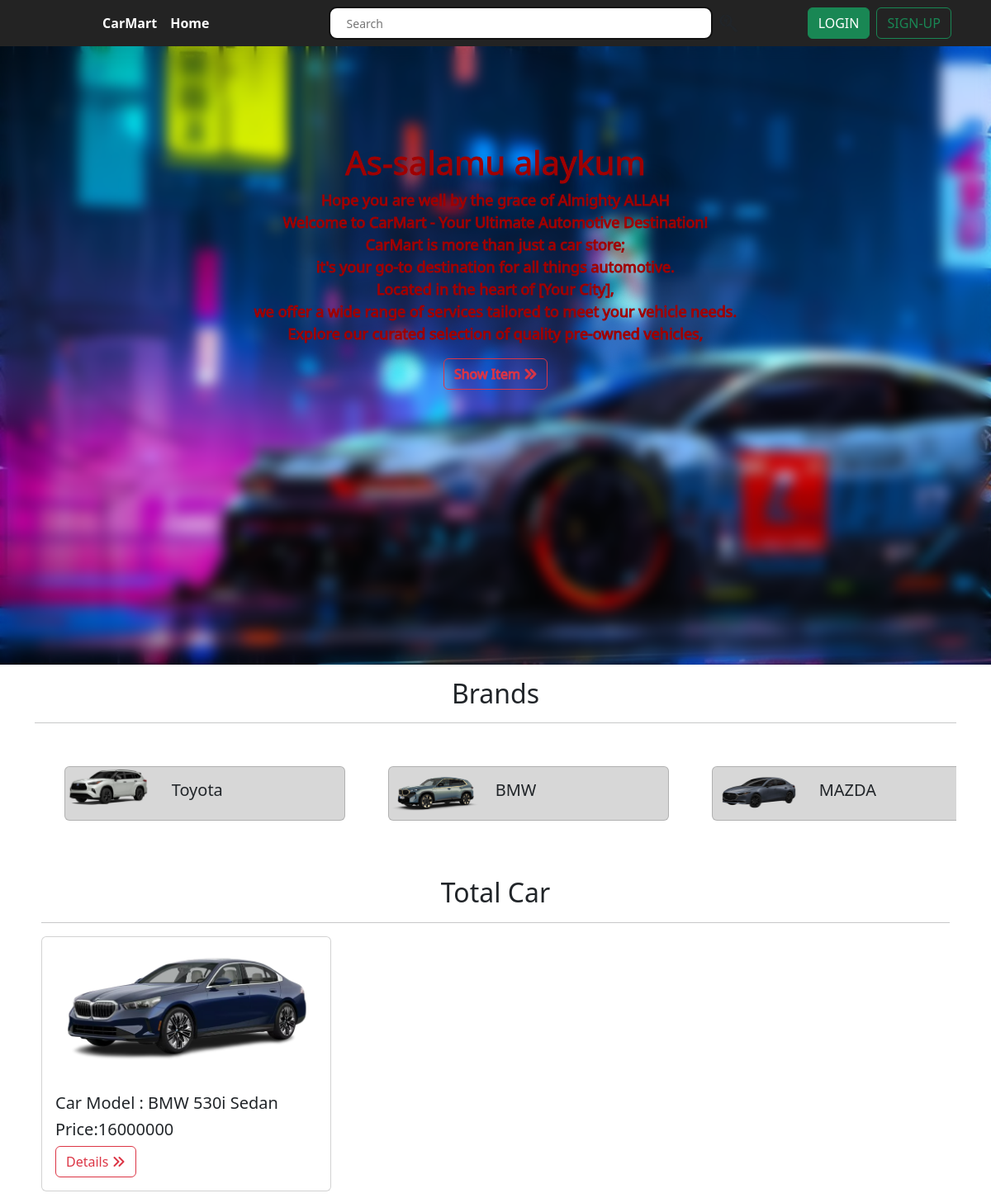
The page //3/ on the database its author committed.
### Brand/models.py (models this page shows, shortened)
class brand(models.Model):
    Name=models.CharField(max_length=50)
    Image_field = models.ImageField(null=True,blank=True,upload_to='Brandpic/')

class Car(models.Model):
    car_image=models.ImageField(null=True,blank=True,upload_to='carpic/')
    Name=models.CharField(max_length=50)
    description=models.TextField()
    quantity=models.IntegerField()
    price=models.IntegerField()
    brand=models.ForeignKey(brand,on_delete=models.CASCADE)

### CarMart/views.py (the view)
# urls.py: 2. Add a URL to urlpatterns:  path('', views.home, name='home')
def home(request,id=None):
    if id is not None:
        brands = get_object_or_404(brand, id=id)
        car = Car.objects.filter(brand=brands)
    else:
        car=Car.objects.all()
    brands = brand.objects.all()
    return render (request,'home.html',{"brands":brands,"Car":car})

### templates/home.html (shortened to what this page needs)
{% load static %}
<!DOCTYPE html>
<html lang="en">
<head>
    <link href="https://cdn.jsdelivr.net/npm/bootstrap@5.3.2/dist/css/bootstrap.min.css" rel="stylesheet">
    <link rel="stylesheet" href="https://cdnjs.cloudflare.com/ajax/libs/font-awesome/6.5.1/css/all.min.css" />
    <link rel="stylesheet" href="{% static 'css/style.css' %}">
    <link rel="stylesheet" href="https://cdnjs.cloudflare.com/ajax/libs/font-awesome/6.5.2/css/all.min.css" />
</head>
<body>
<nav class="navbar navbar-expand-lg bg-body-tertiary m-0 p-0" style="background-color:#232323 ;">
  <div class="container-fluid navbar navbar-light px-5 " style="background-color:#232323 ;">
    <div class="collapse navbar-collapse" id="navbarSupportedContent">
      <ul class="navbar-nav mx-auto mb-2 mb-lg-0">
          <li class="nav-item">
            <a class="nav-link active text-white" aria-current="page" href="{% url 'home' %}">CarMart</a>
          </li>
          <li class="nav-item">
            <a class="nav-link active text-white" aria-current="page" href="{% url 'home' %}">Home</a>
          </li>
      </ul>
      <div class="search mx-auto">
        <input type="text" placeholder="Search" class="textSearch">
          <div class="searchicon">
            <i class="fa-brands fa-searchengin fa-xl"></i>
          </div>
      </div>
      <form class="d-flex" role="search">
        {% if user.is_authenticated %}
        <a href="{% url 'profile' %}" class="btn btn-outline-success mx-2" type="submit">Profile</a>
        <a href="{% url 'logout' %}" class="btn btn-success" type="submit">Logout</a>
        {% else %}
        <a href="{% url 'login' %}" class="btn btn-success mx-2" type="submit">LOGIN</a>
        <a href="{% url 'signUp' %}" class="btn btn-outline-success" type="submit">SIGN-UP</a>
        {% endif %}
      </form>
    </div>
  </div>
</nav>
{% block container %}
<div class="contain d-flex" style="background-image: url('{% static 'image/car.jpg' %}');background-size: cover;background-repeat: no-repeat;">
  <div class='text'>
    <h1>
        As-salamu alaykum
    </h1>
    <p class ='para'>
      Hope you are well by the grace of Almighty ALLAH
      <br>
      Welcome to CarMart - Your Ultimate Automotive Destination!
      <br>CarMart is more than just a car store;
      <br>it's your go-to destination for all things automotive. <br>
      Located in the heart of [Your City],
      <br> we offer a wide range of services tailored to meet your vehicle needs.
      <br>Explore our curated selection of quality pre-owned vehicles,<br>
    <p>
    <button class="btn btn-outline-danger" type="submit"><a class="nav-link" href="">Show Item <i class="fa-solid fa-angles-right"></i></a></button>
  </div>
</div>
{% endblock container %}
{% block contain %}
<div class="container ">
  <h2 class="mt-3 w-100 text-center">Brands</h2>
  <hr>
  <div  class="zz">
    {% for brand in brands %}
    <a href="{% url 'home_category' brand.id %}" class="m-3">
      <div class="card mb-3" style="max-width: 540px;">
        <div class="row g-0">
          <div class="col-md-4">
            <img src="{{brand.Image_field.url}}" class="img-fluid rounded-start" alt="...">
          </div>
          <div class="col-md-8">
            <div class="card-body">
              <h5 class="card-title">{{brand.Name}}</h5>
            </div>
          </div>
        </div>
      </div>
    </a>
    {% endfor %}
  </div>
  <div class="m-2 ">
    <h2 class="mt-3 w-100 text-center">Total Car</h2>
   <hr>
   <div class="row row-cols-1 row-cols-md-3 g-4 ">
    {% for car in Car %}
      <div class="col">
        <div class="card">
          <img src="{{car.car_image.url}}" class="card-img-top" alt="...">
          <div class="card-body">
            <h5 class="card-title">Car Model : {{car.Name}}</h5>
            <h5>Price:{{car.price}}</h5>
            <button class="btn btn-outline-danger" type="submit"><a class="nav-link" href="{% url 'detail' car.id %}">Details <i class="fa-solid fa-angles-right"></i></a></button>
          </div>
        </div>
      </div>
    {% endfor %}
   </div>
   </div>
</div>
{% endblock contain %}
</body>
</html>

### static/css/style.css (style rules this page uses)
* { margin: 0px; padding: 0px; }
li { color: #082355; font-weight: 600; }
a { text-decoration: none; }
.search { display: flex; align-items: center; justify-content: space-between; border-radius: 10px; width: 42vw; border-radius: 4px; height: 40px; margin-left: 20px; margin-right: 20px; }
.textSearch { font-size: 14px; border: none; outline: black; border:2px solid #111; width: 40vw; color: #111; height: 40px; padding-left:20px ; border-radius: 10px; }
.searchicon { display: flex; align-items: center; justify-content: center; height: 40px; width: 40px; }
.text { display: flex; justify-content: center; text-align: center; flex-direction: column; align-items: center; color:#A00000; -webkit-backdrop-filter: blur(15px); backdrop-filter: blur(8px); width: 100vw; height: 100%; -webkit-text-stroke: 1px #A00000; text-shadow: 23px 25px 25px #09142E; padding-bottom: 200px; }
.para { font-size:large; font-weight: 500; }
.contain { display: flex; height: 93.6vh; align-items: center; gap: 200px; text-align: center; }
.zz { width: 100%; overflow-x: auto; display: flex; gap: 20px; padding: 20px; -webkit-overflow-scrolling: touch; }
.zz .card { flex: 0 0 auto; width: 340px; background-color: #D7D7D7; }

### rows shown on the page
brand: Image_field (picture), Name "Toyota"
brand: Image_field (picture), Name "BMW"
brand: Image_field (picture), Name "MAZDA"
Car: car_image (picture), Name "BMW 530i Sedan", price "16000000"
